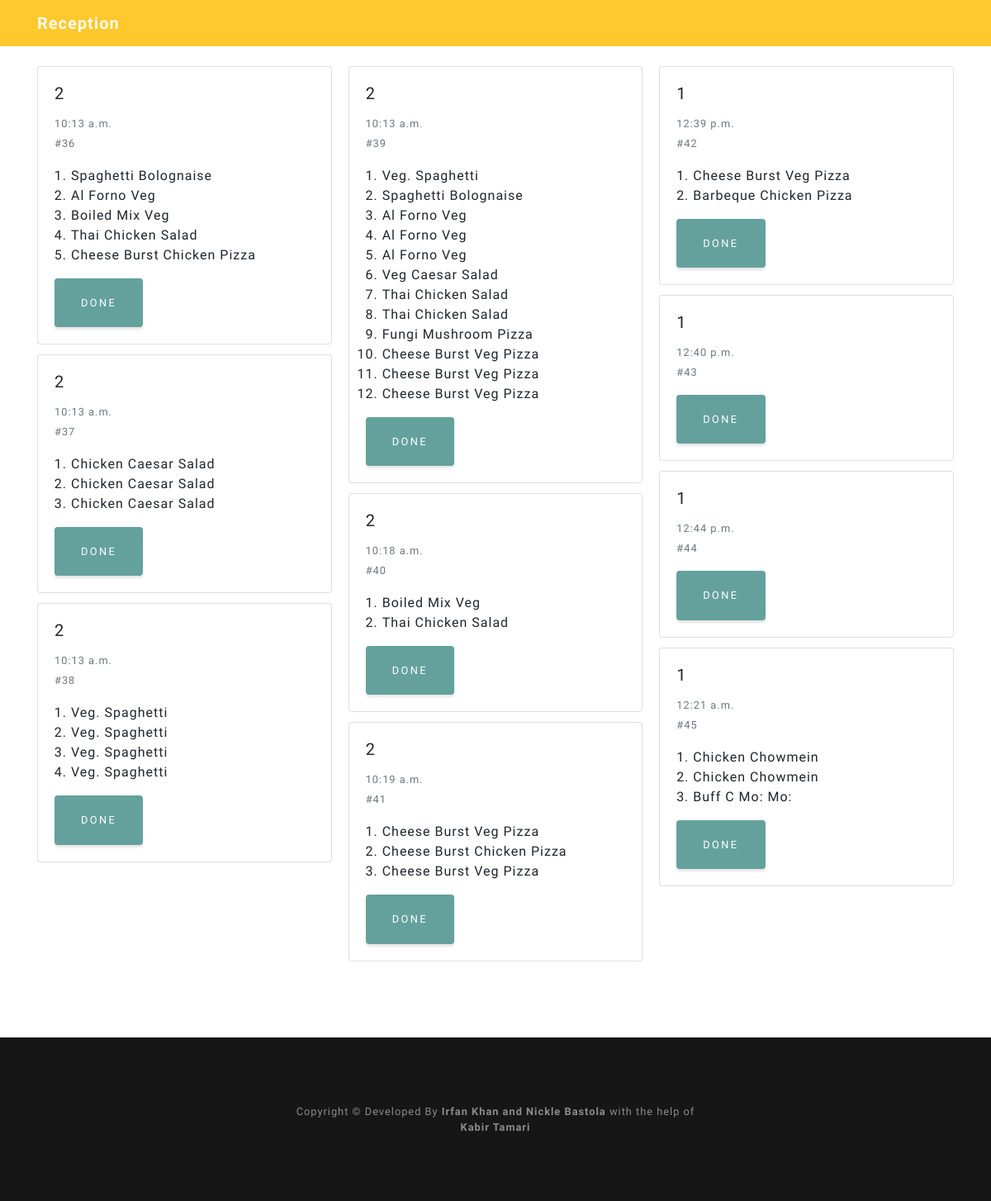
Page /reception on the earlier database version.
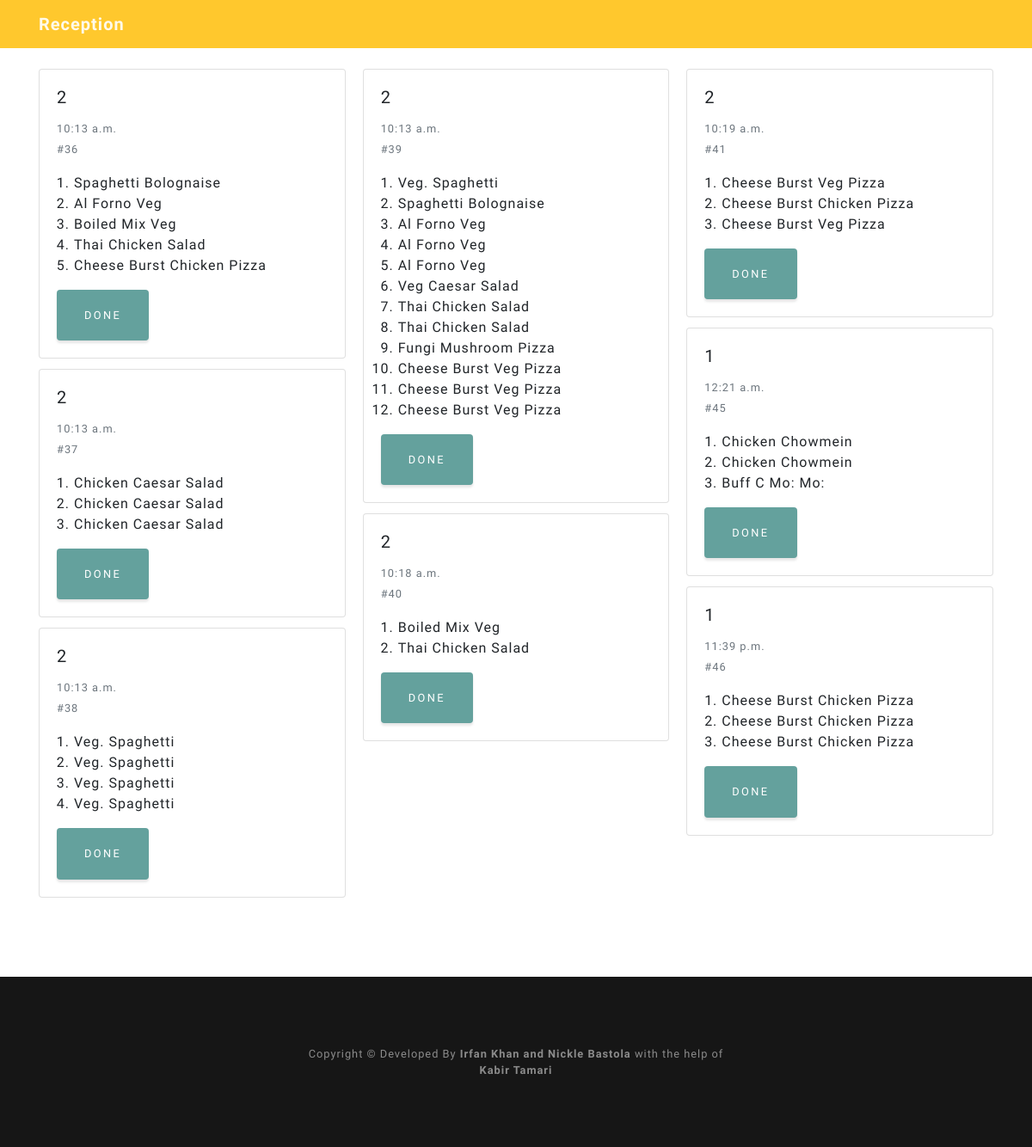
Same page on the later database version.
### menu/models.py (models this page shows, shortened)
class Order(models.Model):
	is_done = models.BooleanField(default=False)
	timestamp = models.DateTimeField(default=timezone.now)
	table_number = models.ForeignKey(Table, blank = True, null = True, on_delete = models.SET_NULL)

class FoodItem(models.Model):
	name = models.CharField(max_length = 200)
	food_type = models.ForeignKey(FoodType, on_delete = models.CASCADE,null = True)
	price = models.PositiveIntegerField(default = 100)
	is_active = models.BooleanField(default= True)

### reception/views.py (the view)
# urls.py: path('', views.get_order, name='get order'),
def get_order(request):
    orders = Order.objects.all()
    response = {'order':[]}
    for order in orders:
        json_order = {'name':[],'price':[],'id':int(order.id)}
        json_order['table_number'] = str(order.table_number)
        json_order['timestamp'] = order.timestamp
        if not order.is_done:
            ordered_items = OrderedItem.objects.all().filter(order = order)
            for ordered_item in ordered_items:
                json_order['name'].append(ordered_item.food_item.name)
                json_order['price'].append(ordered_item.food_item.price)
            response['order'].append(json_order)
    return render(request, 'reception/reception.html', {'orders': response})

### menu/models.py (called while the page is built)
	def __str__(self):
		return str(self.table_number)

### reception/templates/reception/reception.html (shortened to what this page needs)
{% extends 'base.html' %}
{% block content %}
<body>
      <nav class="navbar navbar-light fixed-top navbar-noscroll" id="mainNav">
          <div class="container">
            <a class="navbar-brand js-scroll-trigger" href="#page-top">Reception</a>
            </div>
        </nav>
<div class="container">
    <div class="card-columns" style="padding-top:80px; padding-bottom:80px;">
    {% for order in orders.order %}
      <div class="card">
        <div class="card-body">
         <h5 class="card-title">{{ order.table_number }}</h5>
         <p class="card-text"><small class="text-muted" >{{ order.timestamp | time }} <br> #{{ order.id }}</small></p>
         <ol style="padding-left:20px">
            {% for name in order.name %}
            <li>{{ name }}</li>
            {% endfor %}
            </ol>
            <button type="button" class="btn btn-primary" onclick="done({{ order.id }})" data-target="#exampleModal">
                Done
              </button>
        </div>
      </div>
      {% endfor %}
      </div>
    </div>
  </body>
{% endblock %}

Differences in the rows shown:
no longer on this page (row edited): Order: timestamp "12:39 p.m."
no longer on this page (row unchanged): FoodItem: name "Barbeque Chicken Pizza"
no longer on this page (row edited): Order: timestamp "12:40 p.m."
no longer on this page (row edited): Order: timestamp "12:44 p.m."
added Order: timestamp "11:39 p.m."
Other differences:
new list line: "1 # 46 DONE"
new list line: "Cheese Burst Chicken Pizza Cheese Burst Chicken Pizza Cheese Burst Chicken Pizza"
list line gone: "1 # 42 DONE"
list line gone: "Cheese Burst Veg Pizza"
list line gone: "1 # 43 DONE"
list line gone: "1 # 44 DONE"
